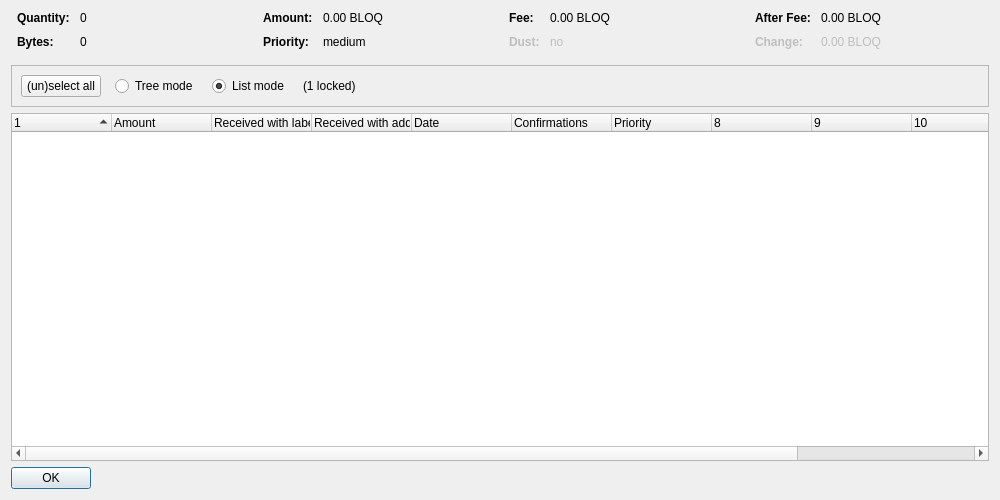
<?xml version="1.0" encoding="UTF-8"?>
<ui version="4.0">
 <class>CoinControlDialog</class>
 <widget class="QDialog" name="CoinControlDialog">
  <property name="geometry">
   <rect>
    <x>0</x>
    <y>0</y>
    <width>1000</width>
    <height>500</height>
   </rect>
  </property>
  <property name="windowTitle">
   <string>Coin Selection</string>
  </property>
  <layout class="QVBoxLayout" name="verticalLayout">
   <item>
    <layout class="QHBoxLayout" name="horizontalLayoutTop" stretch="0,0,0,0">
     <property name="topMargin">
      <number>0</number>
     </property>
     <property name="bottomMargin">
      <number>10</number>
     </property>
     <item>
      <layout class="QFormLayout" name="formLayoutCoinControl1">
       <property name="horizontalSpacing">
        <number>10</number>
       </property>
       <property name="verticalSpacing">
        <number>10</number>
       </property>
       <property name="leftMargin">
        <number>6</number>
       </property>
       <property name="rightMargin">
        <number>6</number>
       </property>
       <item row="0" column="0">
        <widget class="QLabel" name="labelCoinControlQuantityText">
         <property name="font">
          <font>
           <weight>75</weight>
           <bold>true</bold>
          </font>
         </property>
         <property name="text">
          <string>Quantity:</string>
         </property>
        </widget>
       </item>
       <item row="0" column="1">
        <widget class="QLabel" name="labelCoinControlQuantity">
         <property name="cursor">
          <cursorShape>IBeamCursor</cursorShape>
         </property>
         <property name="contextMenuPolicy">
          <enum>Qt::ActionsContextMenu</enum>
         </property>
         <property name="text">
          <string notr="true">0</string>
         </property>
         <property name="textInteractionFlags">
          <set>Qt::LinksAccessibleByMouse|Qt::TextSelectableByKeyboard|Qt::TextSelectableByMouse</set>
         </property>
        </widget>
       </item>
       <item row="1" column="0">
        <widget class="QLabel" name="labelCoinControlBytesText">
         <property name="font">
          <font>
           <weight>75</weight>
           <bold>true</bold>
          </font>
         </property>
         <property name="text">
          <string>Bytes:</string>
         </property>
        </widget>
       </item>
       <item row="1" column="1">
        <widget class="QLabel" name="labelCoinControlBytes">
         <property name="cursor">
          <cursorShape>IBeamCursor</cursorShape>
         </property>
         <property name="contextMenuPolicy">
          <enum>Qt::ActionsContextMenu</enum>
         </property>
         <property name="text">
          <string notr="true">0</string>
         </property>
         <property name="textInteractionFlags">
          <set>Qt::LinksAccessibleByMouse|Qt::TextSelectableByKeyboard|Qt::TextSelectableByMouse</set>
         </property>
        </widget>
       </item>
      </layout>
     </item>
     <item>
      <layout class="QFormLayout" name="formLayoutCoinControl2">
       <property name="horizontalSpacing">
        <number>10</number>
       </property>
       <property name="verticalSpacing">
        <number>10</number>
       </property>
       <property name="leftMargin">
        <number>6</number>
       </property>
       <property name="rightMargin">
        <number>6</number>
       </property>
       <item row="0" column="0">
        <widget class="QLabel" name="labelCoinControlAmountText">
         <property name="font">
          <font>
           <weight>75</weight>
           <bold>true</bold>
          </font>
         </property>
         <property name="text">
          <string>Amount:</string>
         </property>
        </widget>
       </item>
       <item row="0" column="1">
        <widget class="QLabel" name="labelCoinControlAmount">
         <property name="cursor">
          <cursorShape>IBeamCursor</cursorShape>
         </property>
         <property name="contextMenuPolicy">
          <enum>Qt::ActionsContextMenu</enum>
         </property>
         <property name="text">
          <string notr="true">0.00 BLOQ</string>
         </property>
         <property name="textInteractionFlags">
          <set>Qt::LinksAccessibleByMouse|Qt::TextSelectableByKeyboard|Qt::TextSelectableByMouse</set>
         </property>
        </widget>
       </item>
       <item row="1" column="0">
        <widget class="QLabel" name="labelCoinControlPriorityText">
         <property name="font">
          <font>
           <weight>75</weight>
           <bold>true</bold>
          </font>
         </property>
         <property name="text">
          <string>Priority:</string>
         </property>
        </widget>
       </item>
       <item row="1" column="1">
        <widget class="QLabel" name="labelCoinControlPriority">
         <property name="cursor">
          <cursorShape>IBeamCursor</cursorShape>
         </property>
         <property name="contextMenuPolicy">
          <enum>Qt::ActionsContextMenu</enum>
         </property>
         <property name="text">
          <string notr="true">medium</string>
         </property>
         <property name="textInteractionFlags">
          <set>Qt::LinksAccessibleByMouse|Qt::TextSelectableByKeyboard|Qt::TextSelectableByMouse</set>
         </property>
        </widget>
       </item>
      </layout>
     </item>
     <item>
      <layout class="QFormLayout" name="formLayoutCoinControl3">
       <property name="horizontalSpacing">
        <number>10</number>
       </property>
       <property name="verticalSpacing">
        <number>10</number>
       </property>
       <property name="leftMargin">
        <number>6</number>
       </property>
       <property name="rightMargin">
        <number>6</number>
       </property>
       <item row="0" column="0">
        <widget class="QLabel" name="labelCoinControlFeeText">
         <property name="font">
          <font>
           <weight>75</weight>
           <bold>true</bold>
          </font>
         </property>
         <property name="text">
          <string>Fee:</string>
         </property>
        </widget>
       </item>
       <item row="0" column="1">
        <widget class="QLabel" name="labelCoinControlFee">
         <property name="cursor">
          <cursorShape>IBeamCursor</cursorShape>
         </property>
         <property name="contextMenuPolicy">
          <enum>Qt::ActionsContextMenu</enum>
         </property>
         <property name="text">
          <string notr="true">0.00 BLOQ</string>
         </property>
         <property name="textInteractionFlags">
          <set>Qt::LinksAccessibleByMouse|Qt::TextSelectableByKeyboard|Qt::TextSelectableByMouse</set>
         </property>
        </widget>
       </item>
       <item row="1" column="0">
        <widget class="QLabel" name="labelCoinControlLowOutputText">
         <property name="enabled">
          <bool>false</bool>
         </property>
         <property name="font">
          <font>
           <weight>75</weight>
           <bold>true</bold>
          </font>
         </property>
         <property name="text">
          <string>Dust:</string>
         </property>
        </widget>
       </item>
       <item row="1" column="1">
        <widget class="QLabel" name="labelCoinControlLowOutput">
         <property name="enabled">
          <bool>false</bool>
         </property>
         <property name="cursor">
          <cursorShape>IBeamCursor</cursorShape>
         </property>
         <property name="contextMenuPolicy">
          <enum>Qt::ActionsContextMenu</enum>
         </property>
         <property name="text">
          <string notr="true">no</string>
         </property>
         <property name="textInteractionFlags">
          <set>Qt::LinksAccessibleByMouse|Qt::TextSelectableByKeyboard|Qt::TextSelectableByMouse</set>
         </property>
        </widget>
       </item>
      </layout>
     </item>
     <item>
      <layout class="QFormLayout" name="formLayoutCoinControl4">
       <property name="horizontalSpacing">
        <number>10</number>
       </property>
       <property name="verticalSpacing">
        <number>10</number>
       </property>
       <property name="leftMargin">
        <number>6</number>
       </property>
       <property name="rightMargin">
        <number>6</number>
       </property>
       <item row="0" column="0">
        <widget class="QLabel" name="labelCoinControlAfterFeeText">
         <property name="font">
          <font>
           <weight>75</weight>
           <bold>true</bold>
          </font>
         </property>
         <property name="text">
          <string>After Fee:</string>
         </property>
        </widget>
       </item>
       <item row="0" column="1">
        <widget class="QLabel" name="labelCoinControlAfterFee">
         <property name="cursor">
          <cursorShape>IBeamCursor</cursorShape>
         </property>
         <property name="contextMenuPolicy">
          <enum>Qt::ActionsContextMenu</enum>
         </property>
         <property name="text">
          <string notr="true">0.00 BLOQ</string>
         </property>
         <property name="textInteractionFlags">
          <set>Qt::LinksAccessibleByMouse|Qt::TextSelectableByKeyboard|Qt::TextSelectableByMouse</set>
         </property>
        </widget>
       </item>
       <item row="1" column="0">
        <widget class="QLabel" name="labelCoinControlChangeText">
         <property name="enabled">
          <bool>false</bool>
         </property>
         <property name="font">
          <font>
           <weight>75</weight>
           <bold>true</bold>
          </font>
         </property>
         <property name="text">
          <string>Change:</string>
         </property>
        </widget>
       </item>
       <item row="1" column="1">
        <widget class="QLabel" name="labelCoinControlChange">
         <property name="enabled">
          <bool>false</bool>
         </property>
         <property name="cursor">
          <cursorShape>IBeamCursor</cursorShape>
         </property>
         <property name="contextMenuPolicy">
          <enum>Qt::ActionsContextMenu</enum>
         </property>
         <property name="text">
          <string notr="true">0.00 BLOQ</string>
         </property>
         <property name="textInteractionFlags">
          <set>Qt::LinksAccessibleByMouse|Qt::TextSelectableByKeyboard|Qt::TextSelectableByMouse</set>
         </property>
        </widget>
       </item>
      </layout>
     </item>
    </layout>
   </item>
   <item>
    <widget class="QFrame" name="frame">
     <property name="minimumSize">
      <size>
       <width>0</width>
       <height>40</height>
      </size>
     </property>
     <property name="frameShape">
      <enum>QFrame::StyledPanel</enum>
     </property>
     <property name="frameShadow">
      <enum>QFrame::Sunken</enum>
     </property>
     <layout class="QHBoxLayout" name="horizontalLayout">
      <item>
       <layout class="QHBoxLayout" name="horizontalLayoutPanel" stretch="0,0,0,0,0">
        <property name="spacing">
         <number>14</number>
        </property>
        <item>
         <widget class="QPushButton" name="pushButtonSelectAll">
          <property name="sizePolicy">
           <sizepolicy hsizetype="Maximum" vsizetype="Fixed">
            <horstretch>0</horstretch>
            <verstretch>0</verstretch>
           </sizepolicy>
          </property>
          <property name="text">
           <string>(un)select all</string>
          </property>
          <property name="autoDefault">
           <bool>false</bool>
          </property>
         </widget>
        </item>
        <item>
         <widget class="QRadioButton" name="radioTreeMode">
          <property name="sizePolicy">
           <sizepolicy hsizetype="Maximum" vsizetype="Fixed">
            <horstretch>0</horstretch>
            <verstretch>0</verstretch>
           </sizepolicy>
          </property>
          <property name="text">
           <string>Tree mode</string>
          </property>
         </widget>
        </item>
        <item>
         <widget class="QRadioButton" name="radioListMode">
          <property name="sizePolicy">
           <sizepolicy hsizetype="Maximum" vsizetype="Fixed">
            <horstretch>0</horstretch>
            <verstretch>0</verstretch>
           </sizepolicy>
          </property>
          <property name="text">
           <string>List mode</string>
          </property>
          <property name="checked">
           <bool>true</bool>
          </property>
         </widget>
        </item>
        <item>
         <widget class="QLabel" name="labelLocked">
          <property name="text">
           <string notr="true">(1 locked)</string>
          </property>
         </widget>
        </item>
        <item>
         <spacer name="horizontalSpacer">
          <property name="orientation">
           <enum>Qt::Horizontal</enum>
          </property>
          <property name="sizeHint" stdset="0">
           <size>
            <width>40</width>
            <height>20</height>
           </size>
          </property>
         </spacer>
        </item>
       </layout>
      </item>
     </layout>
    </widget>
   </item>
   <item>
    <widget class="CoinControlTreeWidget" name="treeWidget">
     <property name="contextMenuPolicy">
      <enum>Qt::CustomContextMenu</enum>
     </property>
     <property name="sortingEnabled">
      <bool>false</bool>
     </property>
     <property name="columnCount">
      <number>12</number>
     </property>
     <attribute name="headerShowSortIndicator" stdset="0">
      <bool>true</bool>
     </attribute>
     <attribute name="headerStretchLastSection">
      <bool>false</bool>
     </attribute>
     <column>
      <property name="text">
       <string/>
      </property>
     </column>
     <column>
      <property name="text">
       <string>Amount</string>
      </property>
     </column>
     <column>
      <property name="text">
       <string>Received with label</string>
      </property>
     </column>
     <column>
      <property name="text">
       <string>Received with address</string>
      </property>
     </column>
     <column>
      <property name="text">
       <string>Date</string>
      </property>
     </column>
     <column>
      <property name="text">
       <string>Confirmations</string>
      </property>
      <property name="toolTip">
       <string>Confirmed</string>
      </property>
     </column>
     <column>
      <property name="text">
       <string>Priority</string>
      </property>
     </column>
     <column>
      <property name="text">
       <string/>
      </property>
     </column>
     <column>
      <property name="text">
       <string/>
      </property>
     </column>
     <column>
      <property name="text">
       <string/>
      </property>
     </column>
     <column>
      <property name="text">
       <string/>
      </property>
     </column>
     <column>
      <property name="text">
       <string/>
      </property>
     </column>
    </widget>
   </item>
   <item>
    <widget class="QDialogButtonBox" name="buttonBox">
     <property name="sizePolicy">
      <sizepolicy hsizetype="Maximum" vsizetype="Fixed">
       <horstretch>0</horstretch>
       <verstretch>0</verstretch>
      </sizepolicy>
     </property>
     <property name="orientation">
      <enum>Qt::Horizontal</enum>
     </property>
     <property name="standardButtons">
      <set>QDialogButtonBox::Ok</set>
     </property>
    </widget>
   </item>
  </layout>
 </widget>
 <customwidgets>
  <customwidget>
   <class>CoinControlTreeWidget</class>
   <extends>QTreeWidget</extends>
   <header>coincontroltreewidget.h</header>
  </customwidget>
 </customwidgets>
 <resources/>
 <connections/>
</ui>
